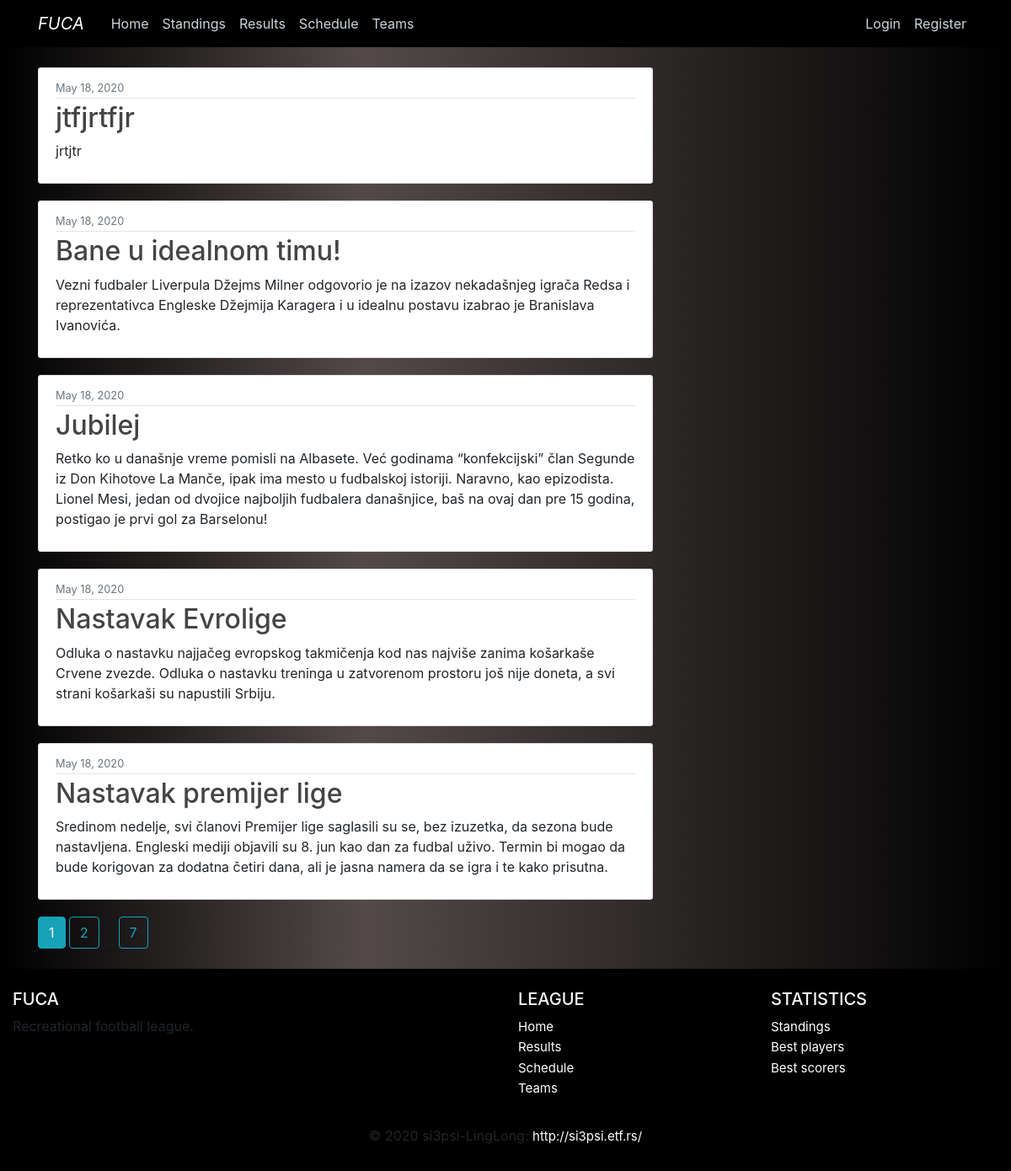
Page /home on the earlier database version.
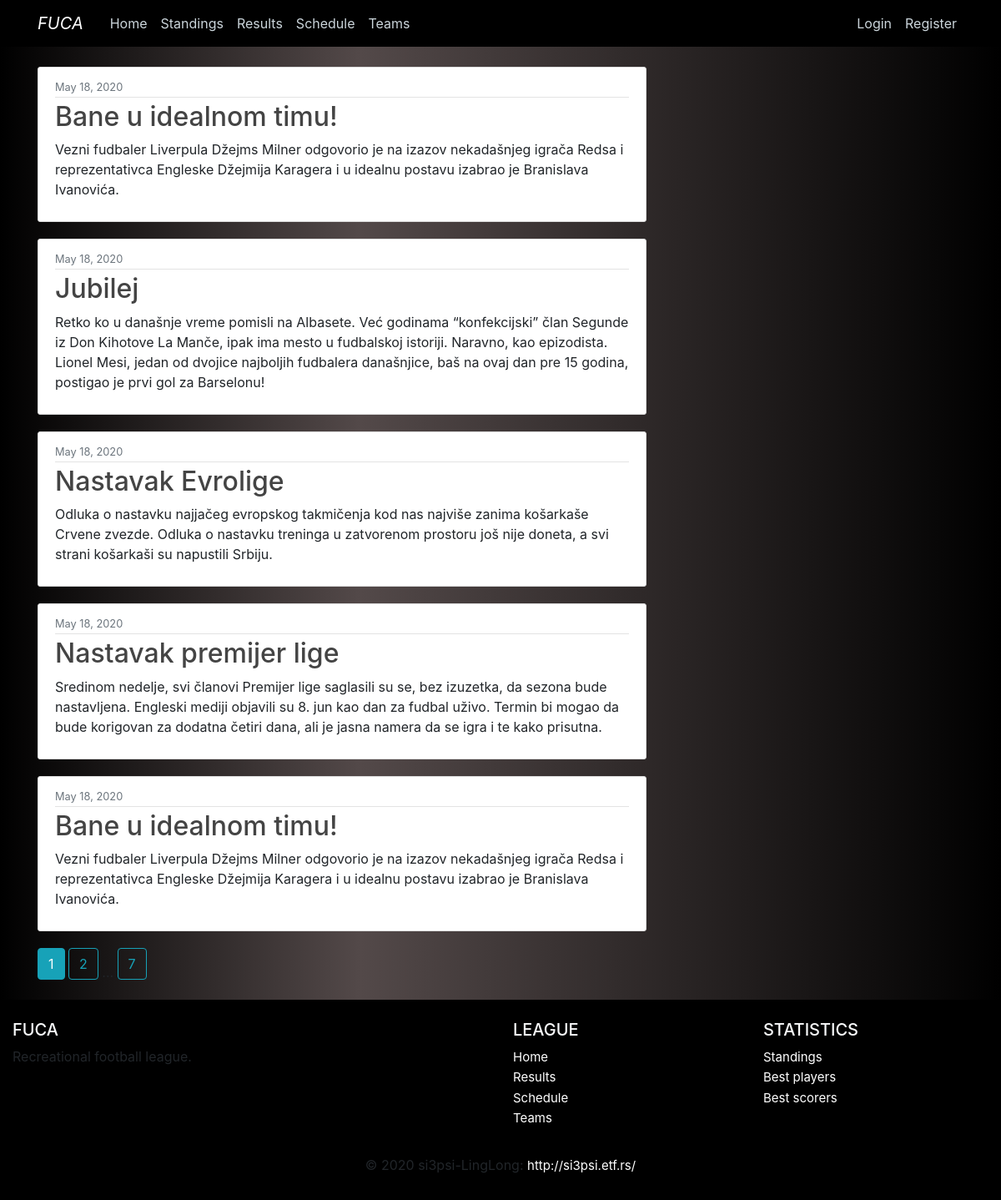
Same page on the later database version.
### fuca/models.py (models this page shows, shortened)
class News(db.Model):
    __tablename__ = 'news'
    id          = db.Column(db.Integer,     primary_key=True)
    date        = db.Column(db.DateTime,    nullable=False, default=datetime.utcnow)
    title       = db.Column(db.String(100), nullable=False)
    content     = db.Column(db.Text,        nullable=False)

### fuca/main/routes.py (the view)
@main.route("/")
@main.route("/home")
def home():
    page = request.args.get('page', 1, type=int)
    news = News.query.order_by(News.date.desc()).paginate(page=page, per_page=5)
    return render_template('home/home.html', newslist=news)

### fuca/templates/home/home.html
{% extends 'home/layout.html' %}
{% block content %}
    {% for news in newslist.items %}
        <article class="media content-section">
            <div class="media-body">
            <div class="article-metadata">
                <small class="text-muted">{{ news.date.strftime('%B %d, %Y') }}</small>
            </div>
            <h2 class="article-title">{{ news.title }}</h2>
            <p class="article-content">{{ news.content }}</p>
            </div>
        </article>
    {% endfor %}
    {% for page_num in newslist.iter_pages(left_edge=1, right_edge=1, left_current=1, right_current=2) %}
        {% if page_num %}
            {% if newslist.page == page_num %}
                <a class="btn btn-info mb-4" href="{{ url_for('main.home', page=page_num) }}">{{ page_num }}</a>
            {% else %}
                <a class="btn btn-outline-info mb-4" href="{{ url_for('main.home', page=page_num) }}">{{ page_num }}</a>
            {% endif %}
        {% else %}
            ...
        {% endif %}
    {% endfor %}
{% endblock content %}

Differences in the rows shown:
removed News: date "May 18, 2020", title "jtfjrtfjr", content "jrtjtr"
now on this page (row edited): News: date "May 18, 2020", title "Bane u idealnom timu!", content "Vezni fudbaler Liverpula Džejms Milner odgovorio je na izazov nekadašnjeg igrača Redsa i reprezentativca Engleske Džejmija Karagera i u idealnu postavu izabrao je Branislava Ivanovića."
